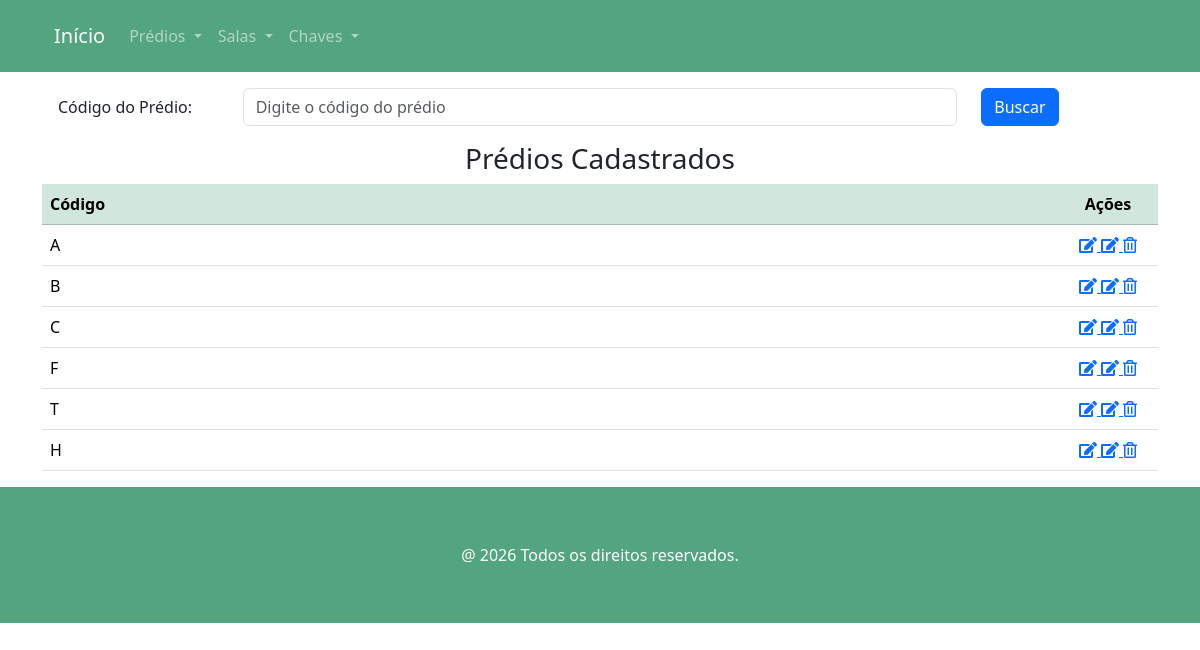
Screenshot of /predios with the database file from the repository.
### predios/models.py (models this page shows, shortened)
class Predio(models.Model):
    codigo = models.CharField("Código", max_length=2, help_text="Código do prédio", unique=True, validators=[RegexValidator(regex=r'[A-Z]|[a-z]{1,2}',)])
    class Meta:
        verbose_name = "Prédio"
        verbose_name_plural = "Prédios"

### predios/views.py (the view)
# urls.py: path('predios', PrediosView.as_view(), name='predios'),
class PrediosView(ListView):
    model = Predio
    template_name = 'predios.html'
    def get_queryset(self):
        buscar = self.request.GET.get('buscar')
        qs = super(PrediosView, self).get_queryset()
        if buscar:
            return qs.filter(codigo__icontains=buscar)
        if qs.count() == 0:
            return messages.info(self.request,'Não existem prédios cadastrados!')
        else:
            return qs

### predios/templates/predios.html
{%  extends 'main.html' %}
{% load django_bootstrap5 %}
{% load static %}
{% block content %}
<section class="section">
        <div class="container">
            <form action="" method="GET">
                <div class="form-group row p-3">
                    <label class="col-sm-2 col-form-label">Código do Prédio: </label>
                    <div class="col-sm-8">
                        <input class="form-control" type="text" name="buscar" value="{{ request.GET.buscar }}"
                               placeholder="Digite o código do prédio">
                    </div>
                    <div class="col-sm-2">
                        <button type="submit" class="btn btn-primary">
                            Buscar
                        </button>
                    </div>
                </div>
            </form>
        {% if object_list %}
                <div class="card-body">
                    <h3 class="text-center">Prédios Cadastrados</h3>
                    <div class="table-responsive">
                        <table class="table table-hover">
                            <thead class="table-success">
                                <th>Código</th>
                                <th style="width: 100px; text-align: center">Ações</th>
                            </thead>
                            <tbody>
                            {% for predio in object_list %}
                                    <tr>
                                        <td>{{ predio.codigo }}</td>
                                        <td style="text-align: center">
                                            <a href="{% url 'chave_predio_adicionar' predio.pk %}">
                                                <span class="icon">
                                                    <i class="fas fa-edit"></i>
                                                </span>
                                            </a>
                                            <a href="{% url 'predio_editar' predio.pk %}">
                                                <span class="icon">
                                                    <i class="fas fa-edit"></i>
                                                </span>
                                            </a>
                                            <a href="{% url 'predio_apagar' predio.pk %}">
                                                <span class="icon">
                                                    <i class="far fa-trash-alt"></i>
                                                </span>
                                            </a>
                                        </td>
                                    </tr>
                            {% endfor %}
                            </tbody>
                        </table>
                    </div>
                </div>
        {% endif %}
        </div>
    </section>
{% endblock %}

### rows the page displays
Predio: codigo "A"
Predio: codigo "B"
Predio: codigo "C"
Predio: codigo "F"
Predio: codigo "T"
Predio: codigo "H"
